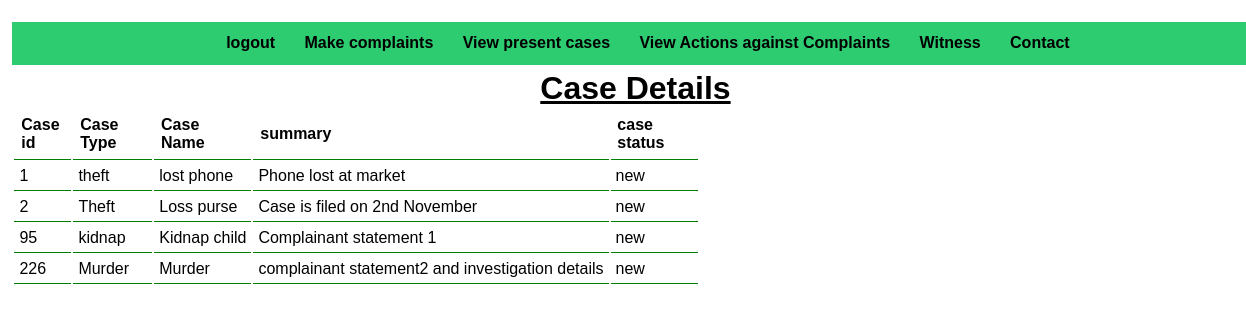
Screenshot of /Viewcase.php with the database file from the repository.
### tables this page shows
CREATE TABLE `cases` (
  `caseid` int(11) NOT NULL,
  `case_status` varchar(10) NOT NULL,
  `case_type` varchar(15) NOT NULL,
  `case_name` varchar(50) NOT NULL,
  `register_date` date NOT NULL,
  `finished_date` date DEFAULT NULL,
  `summary` text NOT NULL,
  `complaint_id` int(11) NOT NULL
);

### Viewcase.php (the view, shortened to what this page needs)
<?php include('connection.php');?>
    <link rel="stylesheet" href="..\Css\admin.css">
<div class="main-content">
    <div class="wrapper">
    <div class="complaints">
           <div class="wrapper">
                <ul>
                    <li><a href="user_login2.php">logout</a></li>
                    <li><a href="complaint.php">Make complaints</a></li>
                    <li><a href="Viewcase.php">View present cases</a></li>
                    <li><a href="viewaction.php">View Actions against Complaints</a></li>
                    <li><a href="witness.php">Witness</a></li>
                    <li><a href="officer_details.php">Contact</a></li>
                </ul>
                </div>
        </div>
        <h1 style='text-align:center'><u>Case Details</u></h1>
    <table cellpadding="pixels" cellspacing="pixels">
        <tr>
            <th>Case id</th>
            <th>Case Type</th>
            <th>Case Name</th>
            <th>summary</th>
            <th>case status</th>
        </tr>
        <?php
        $sql="select * from cases ";
        $res=mysqli_query($conn,$sql) or die(mysqli_error());
        if($res==true)
        {
            $count=mysqli_num_rows($res);
            if( $count>0)
            {
                while($rows=mysqli_fetch_assoc($res))
                {
                    $caseid=$rows['caseid'];
                    $case_type=$rows['case_type'];
                    $case_name=$rows['case_name'];
                    $summary=$rows['summary'];
                    $case_status=$rows['case_status'];
                    ?>
                       <tr>
                        <td><?php echo $caseid;?> </td>
                        <td><?php echo $case_type;?> </td>
                        <td><?php echo $case_name;?> </td>
                        <td><?php echo $summary;?> </td>
                        <td><?php echo $case_status;?> </td>
                       </tr>
                    <?php
                }
            }
            else{
            }
        }
        ?>
    </table>
</div>
</div>

### admin.css (style rules this page uses)
* { margin: 0; padding: 0; font-family: Arial, Helvetica, sans-serif; }
.wrapper { padding: 1%; width: 100%; margin: 5 auto; }
.complaints { text-align: center; background-color: #2ecc71; text-align: center; }
.complaints ul { list-style-type: none; }
.complaints ul li { display: inline; padding: 1%; }
.complaints ul li a { text-decoration-line: none; font-weight: bolder; color: black; }
h1 { text-align: center; }
table tr th { border-bottom: 1px solid green; padding: 1%; text-align: left; }
table tr td { padding: 1%; }
table tr td { border-bottom: 1px solid green; padding: 5px; text-align: left; }

### Viewcase.php (style rules this page uses)
td { padding:0 15px; }

### rows the page displays
cases: caseid "1", case_type "theft", case_name "lost phone", summary "Phone lost at market", case_status "new"
cases: caseid "2", case_type "Theft", case_name "Loss purse", summary "Case is filed on 2nd November", case_status "new"
cases: caseid "95", case_type "kidnap", case_name "Kidnap child", summary "Complainant statement 1", case_status "new"
cases: caseid "226", case_type "Murder", case_name "Murder", summary "complainant statement2 and investigation details", case_status "new"
